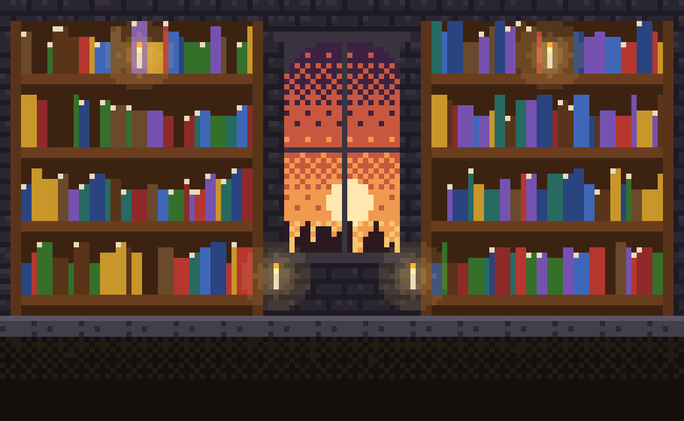
#> input picture app/assets/rpg/scenes/biblioteca.png, 684 x 421 px, shrunk from 1170 x 720 before the run; its folder holds 4 pictures in this run
$ python export-app-assets.py
#> lines starting #> are read from the running program, lines starting #| are printed output that depends on the picture
"""Scale the generated art into the app with nearest-neighbour so it stays crisp.
Props: 12x -> app/assets/rpg/sprites/*.png. Scenes: 9x -> app/assets/rpg/scenes/*.png.
Run after render-props.mjs and render-scenes.py:  python3 export-app-assets.py
"""
import glob, os, re
from PIL import Image

HERE = os.path.dirname(os.path.abspath(__file__))
APP = os.path.join(HERE, '..', '..', 'app', 'assets', 'rpg')
os.makedirs(os.path.join(APP, 'sprites'), exist_ok=True)
os.makedirs(os.path.join(APP, 'scenes'), exist_ok=True)

RECT = re.compile(r'<rect x="(\d+)" y="(\d+)" width="(\d+)" height="(\d+)" fill="(#[0-9a-f]{6})"/>')

for f in glob.glob(os.path.join(HERE, 'out', 'props', '*.svg')):
    svg = open(f).read()
    w, h = map(int, re.search(r'viewBox="0 0 (\d+) (\d+)"', svg).groups())
    im = Image.new('RGBA', (w, h), (0, 0, 0, 0))
    for x, y, rw, rh, c in RECT.findall(svg):
        col = tuple(int(c[i:i + 2], 16) for i in (1, 3, 5)) + (255,)
        for xx in range(int(x), int(x) + int(rw)):
            for yy in range(int(y), int(y) + int(rh)):
                im.putpixel((xx, yy), col)
    name = os.path.basename(f)[:-4]
    im.resize((w * 12, h * 12), Image.NEAREST).save(os.path.join(APP, 'sprites', f'{name}.png'), optimize=True)

for f in glob.glob(os.path.join(HERE, 'out', 'scenes', '*.png')):
    im = Image.open(f).convert('RGB')
#> im is the input picture: PIL image 684x421 RGB; mean R, G, B 76.4, 55.7, 48.1
    im.resize((im.width * 9, im.height * 9), Image.NEAREST).save(os.path.join(APP, 'scenes', os.path.basename(f)), optimize=True)
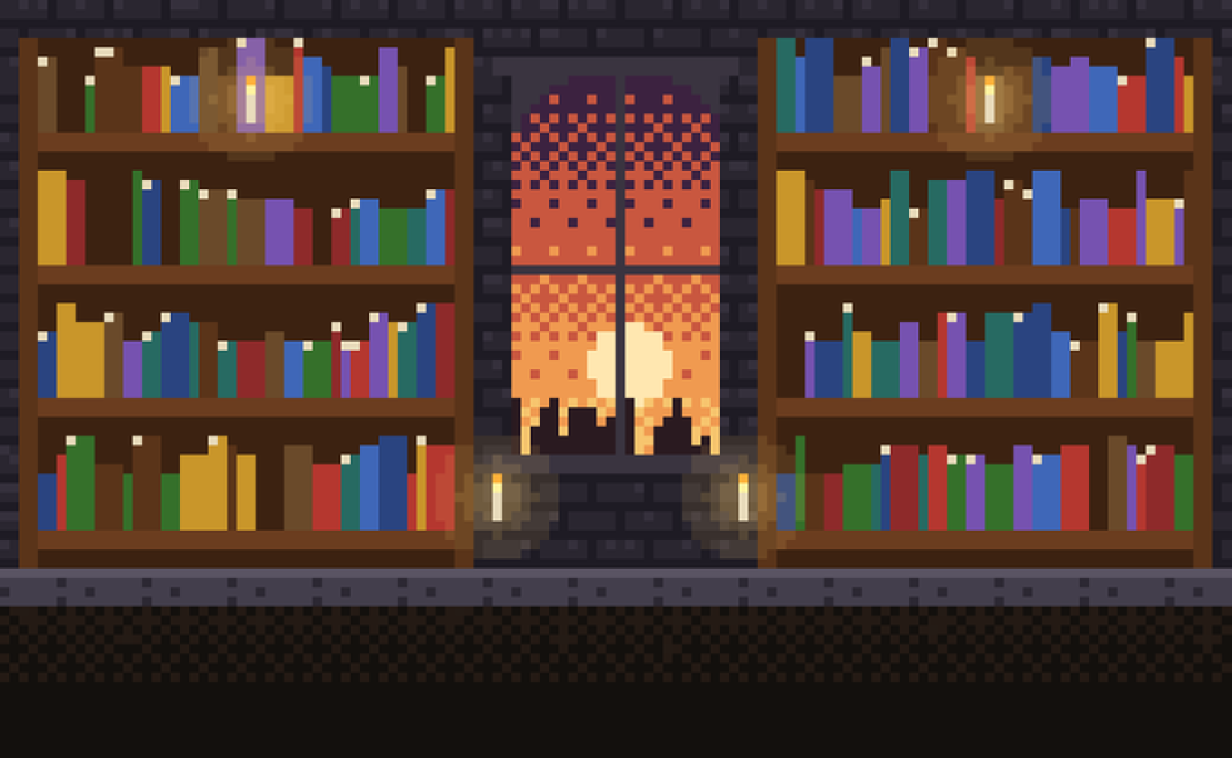
#> saved as biblioteca.png: PIL image 6156x3789 RGB (shown at 1/5 size); mean R, G, B 76.4, 55.7, 48.1
#> pass 2 of the loop `for f in glob.glob(os.path.join(HERE, 'out', 'scenes', '*.png')):`:
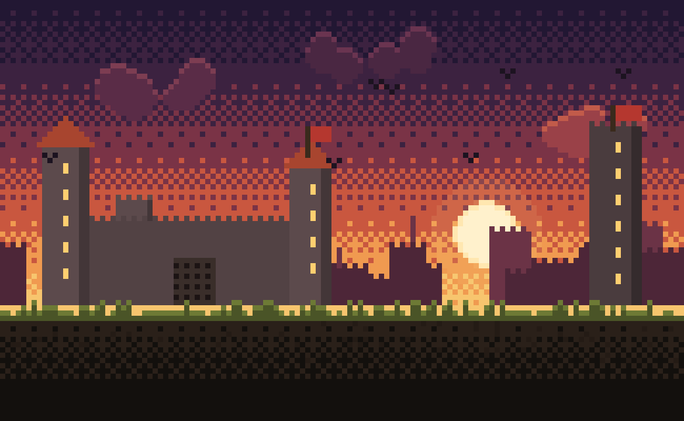
#> input picture app/assets/rpg/scenes/castelo.png, 684 x 421 px, shrunk from 1170 x 720 before the run
#> im is the input picture: PIL image 684x421 RGB; mean R, G, B 85.1, 50.9, 54.1
#> `im.resize((im.width * 9, im.height * 9), Image.NEAREST).save(os.path.j..`:
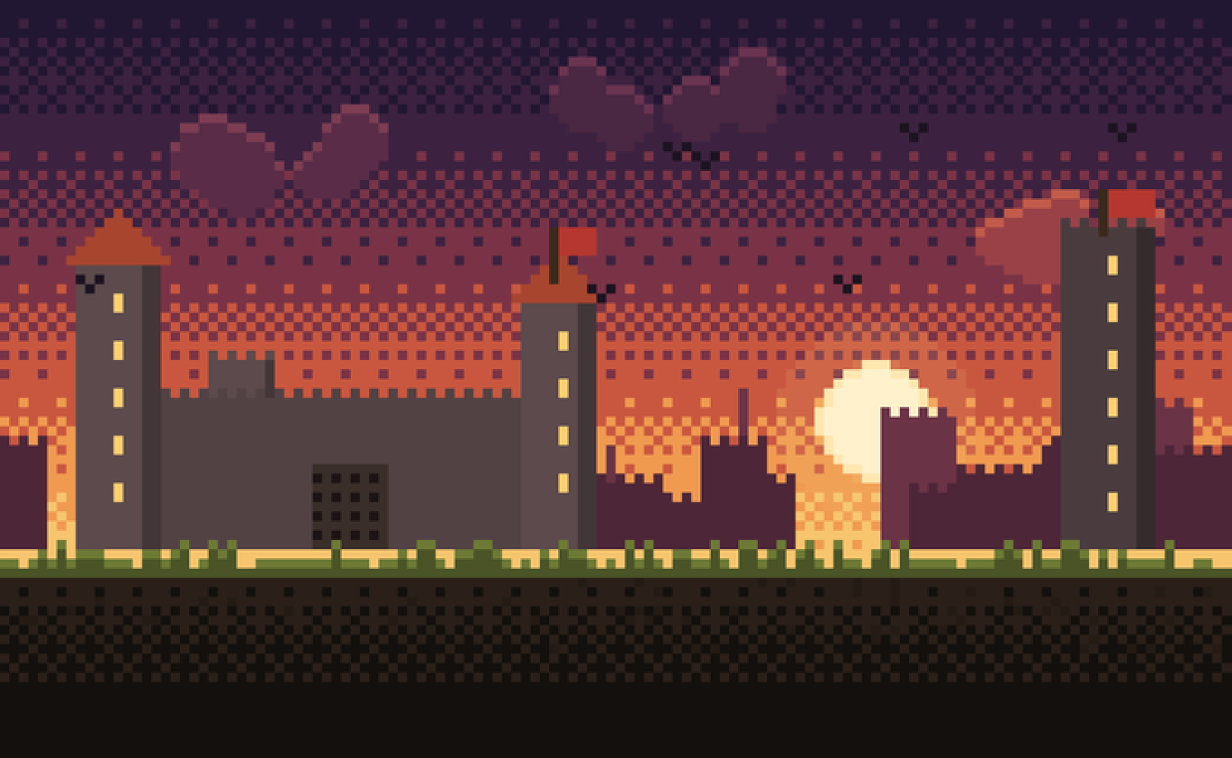
#> saved as castelo.png: PIL image 6156x3789 RGB (shown at 1/5 size); mean R, G, B 85.1, 50.9, 54.1
